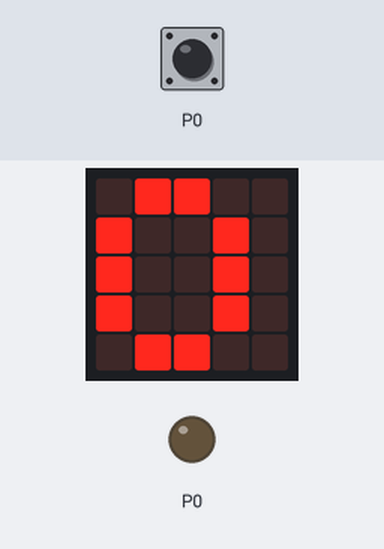
Simulated run of this program. Board: BBC micro:bit (MakeCode). Shown: the board's 5×5 LED display, output pins drawn as LEDs (lit = HIGH). The inputs (shaded band) are chosen by the test bench; at power-on: P0 LOW.

Above: at 1.2 s.
1.3 s: P0 pulled HIGH for 0.95 s
At 1.8 s:
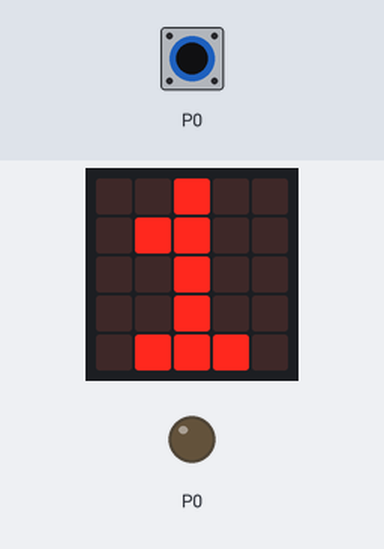
3.8 s: P0 pulled HIGH for 3.2 s
At 5.1 s:
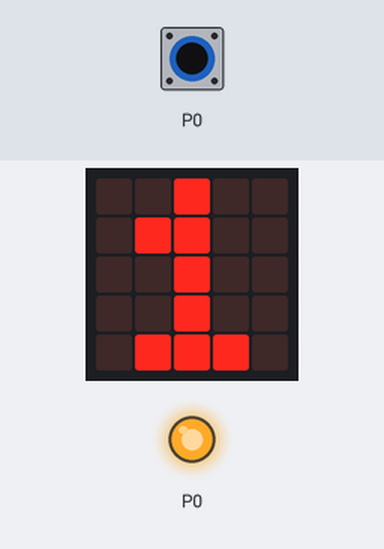
Timing chart, 0 to 10.0 s (numbered marks = the images above; inputs shaded):
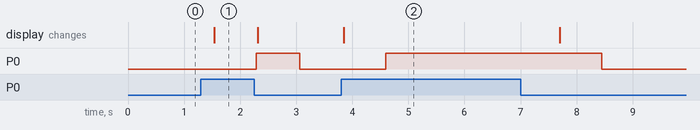

Measured:
- after the input at 1.3 s, P0: LOW → HIGH after 0.99 s, → LOW 0.77 s later; the display: changes after 0.24 s (image 1)
- after the input at 3.8 s, P0: LOW → HIGH after 0.80 s, → LOW 3.9 s later; the display: changes after 0.05 s (image 2)

The program:

main.ts
```typescript
let foto = 0
basic.forever(function () {
    foto = pins.digitalReadPin(DigitalPin.P0)
    basic.showNumber(foto)
    if (foto == 1) {
        pins.digitalWritePin(DigitalPin.P0, 1)
    } else {
        pins.digitalWritePin(DigitalPin.P0, 0)
    }
})
```

test.ts
```typescript
// aquí va el archivo "tests"; esto no se compilará cuando este paquete se utilice como una extensión.
```
